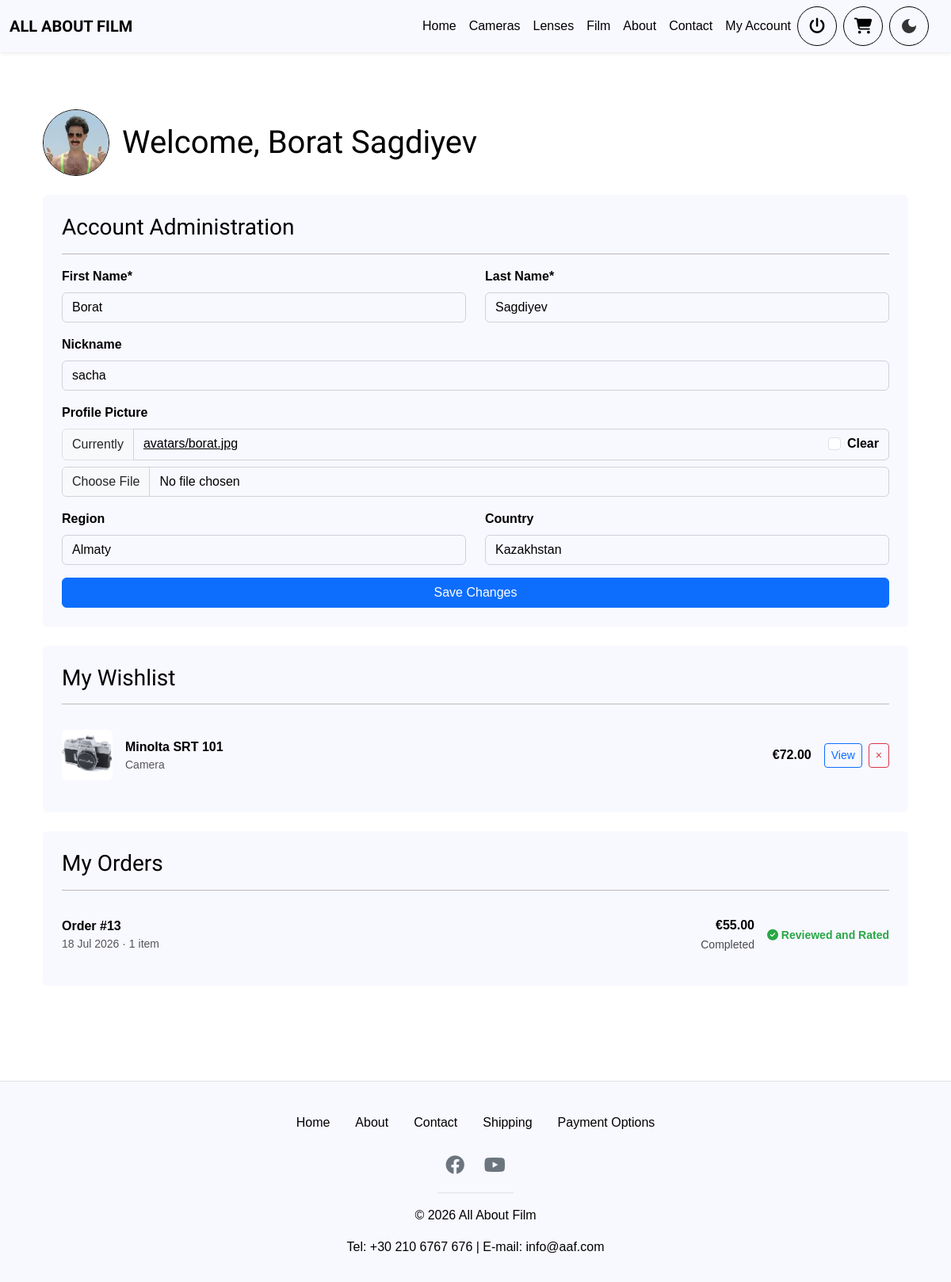
/account/ (signed in), run on an earlier commit of the app's database.
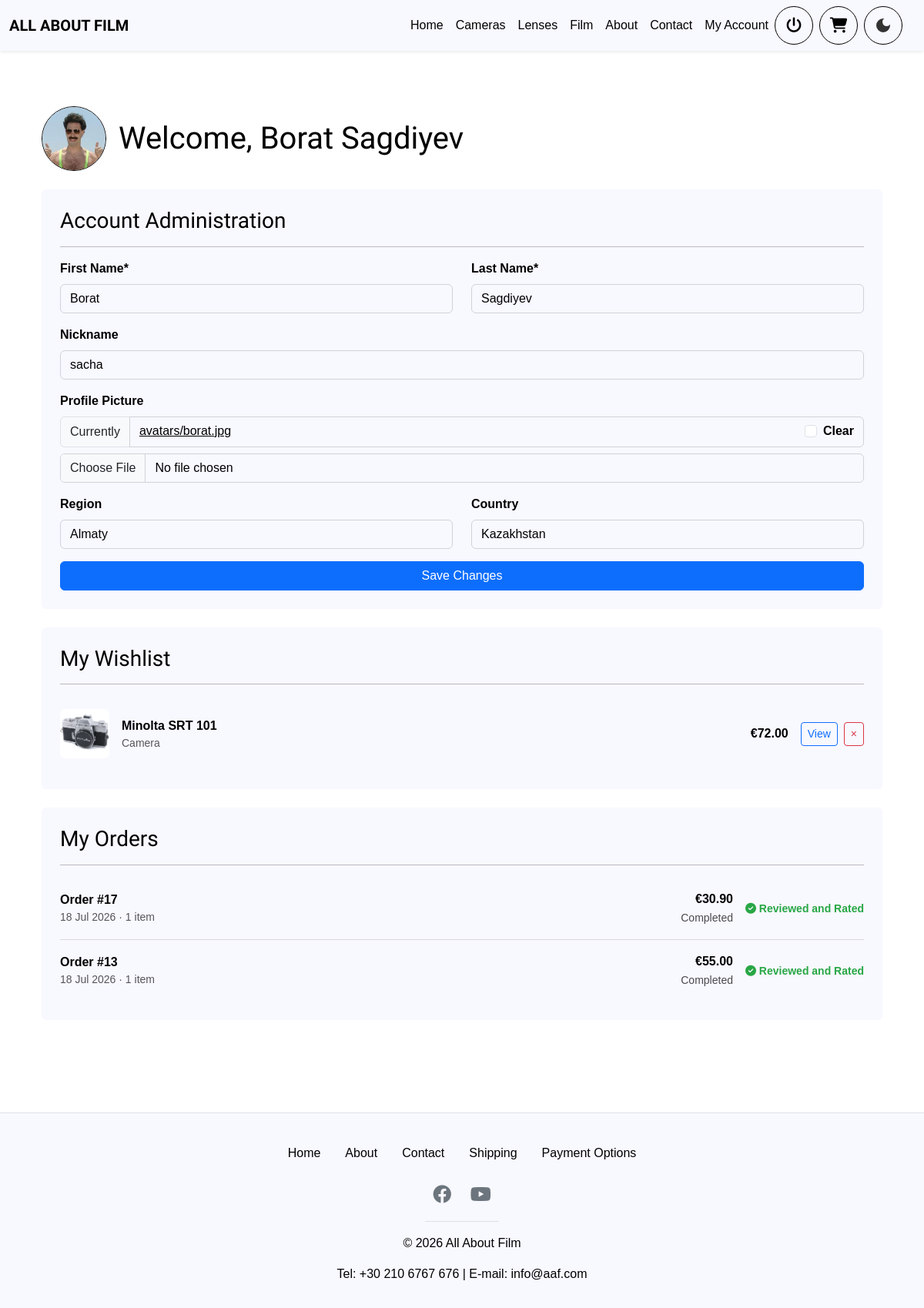
And on a later commit of the database.
### home/models.py (models this page shows, shortened)
class WishlistItem(models.Model):
    user = models.ForeignKey(
        settings.AUTH_USER_MODEL, on_delete=models.CASCADE, related_name='wishlist_items'
    )
    product = models.ForeignKey(Product, on_delete=models.CASCADE)
    added_at = models.DateTimeField(auto_now_add=True)
    class Meta:
        unique_together = [['user', 'product']]
        ordering = ['-added_at']

class ProductImage(models.Model):
    product = models.ForeignKey(
        Product, related_name='images', on_delete=models.CASCADE
    )
    image = models.ImageField(upload_to='products/')
    position = models.PositiveIntegerField(default=0)
    alt_text = models.CharField(max_length=120, blank=True)
    class Meta:
        ordering = ['position']

class Product(models.Model):
    class Category(models.TextChoices):
        CAMERA = 'CAMERA', 'Camera'
        LENS = 'LENS', 'Lens'
        FILM = 'FILM', 'Film'
    code = models.CharField(max_length=10, primary_key=True, editable=False)
    category = models.CharField(max_length=10, choices=Category.choices)
    manufacturer = models.CharField(max_length=50)
    model = models.CharField(max_length=50)
    description = models.TextField(blank=True)
    price = models.DecimalField(max_digits=10, decimal_places=2)
    stock = models.PositiveIntegerField(default=1)
    _CODE_PREFIX = {'CAMERA': 'C', 'LENS': 'L', 'FILM': 'F'}

class Order(models.Model):
    class Status(models.TextChoices):
        PROCESSING = 'PROCESSING', 'Processing'
        SHIPPED = 'SHIPPED', 'Shipped'
        COMPLETED = 'COMPLETED', 'Completed'
    class PaymentMethod(models.TextChoices):
        INSTORE = 'INSTORE', 'Cash/Card in-store'
        CARD = 'CARD', 'Card'
        APPLE_PAY = 'APPLE_PAY', 'Apple Pay'
        GOOGLE_PAY = 'GOOGLE_PAY', 'Google Pay'
        PAYPAL = 'PAYPAL', 'PayPal'
        KLARNA = 'KLARNA', 'Klarna'
        PAY_BY_BANK = 'PAY_BY_BANK', 'Pay By Bank'
    user = models.ForeignKey(
        settings.AUTH_USER_MODEL, on_delete=models.PROTECT, related_name='orders'
    )
    date = models.DateTimeField(auto_now_add=True)
    status = models.CharField(
        max_length=20, choices=Status.choices, default=Status.PROCESSING
    )
    first_name = models.CharField(max_length=50, default='')
    last_name = models.CharField(max_length=50, default='')
    email = models.EmailField(default='')
    phone = models.CharField(max_length=30, default='')
    billing_address = models.CharField(max_length=255, default='')
    billing_region = models.CharField(max_length=100, default='')
    billing_country = models.CharField(max_length=100, default='')
    billing_postal_code = models.CharField(max_length=20, default='')
    shipping_same_as_billing = models.BooleanField(default=True)
    shipping_address = models.CharField(max_length=255, blank=True, default='')
    shipping_region = models.CharField(max_length=100, blank=True, default='')
    shipping_country = models.CharField(max_length=100, blank=True, default='')
    shipping_postal_code = models.CharField(max_length=20, blank=True, default='')
    payment_method = models.CharField(
        max_length=20, choices=PaymentMethod.choices, default=''
    )
    shipping_method = models.ForeignKey(
        'ShippingMethod', on_delete=models.SET_NULL, null=True, blank=True
    )
    shipping_cost = models.DecimalField(max_digits=6, decimal_places=2, default=0)
    subtotal = models.DecimalField(max_digits=10, decimal_places=2, default=0)
    total = models.DecimalField(max_digits=10, decimal_places=2, default=0)
    class Meta:
        ordering = ['-date']

### home/views.py (the view, shortened to what this page needs)
# urls.py: path('account/', views.account, name='account'),
def account(request):
    if request.user.is_authenticated:
        return _account_dashboard(request)

### home/forms.py
class CustomerProfileForm(forms.ModelForm):
    first_name = forms.CharField(
        label="First Name", min_length=2, max_length=50, validators=[name_validator]
    )
    last_name = forms.CharField(
        label="Last Name", min_length=2, max_length=50, validators=[name_validator]
    )
    class Meta:
        model = User
        fields = ["first_name", "last_name", "nickname", "avatar", "region", "country"]
        labels = {"nickname": "Nickname", "avatar": "Profile Picture"}
    def __init__(self, *args, **kwargs):
        super().__init__(*args, **kwargs)
        self.helper = FormHelper()
        self.helper.form_method = "post"
        self.helper.attrs = {"novalidate": ""}
        self.helper.layout = Layout(
            Row(
                Column("first_name", css_class="col-sm-6"),
                Column("last_name", css_class="col-sm-6"),
            ),
            "nickname",
            "avatar",
            Row(
                Column("region", css_class="col-sm-6"),
                Column("country", css_class="col-sm-6"),
            ),
            Submit("profile_submit", "Save Changes", css_class="w-100"),
        )

### home/templates/home/account.html (shortened to what the changed rows need)
{% extends "home/base.html" %}
{% load crispy_forms_tags %}
{% load static_extras %}
{% block content %}
    {% if user.is_authenticated %}
        <div class="container py-5">
            <div class="account-header d-flex align-items-center gap-3 mb-4">
                <h1 class="mb-0">Welcome, {{ user.get_full_name|default:user.username }}</h1>
            </div>
            {% if is_customer %}
                <section class="account-panel p-4 rounded mb-4">
                    <div id="wishlist-items">
                        {% for w in wishlist_items %}
                            <div class="wishlist-row d-flex align-items-center py-3" data-code="{{ w.product.code }}">
                                <div class="cart-thumb me-3">
                                    {% with img=w.product.images.first %}
                                        {% if img %}<img src="{{ img.image.url }}" alt="{{ w.product.model }}">{% else %}<div class="no-image">&mdash;</div>{% endif %}
                                    {% endwith %}
                                </div>
                                <div class="flex-grow-1 pe-2">
                                    <div class="fw-bold">{{ w.product.manufacturer }} {{ w.product.model }}</div>
                                    <div class="text-muted small">{{ w.product.get_category_display }}</div>
                                </div>
                                <div class="fw-bold me-3">&euro;{{ w.product.price|floatformat:2 }}</div>
                                <a href="{% url 'item_detail' w.product.code %}" class="btn btn-sm btn-outline-primary me-2">View</a>
                                <button type="button" class="btn btn-sm btn-outline-danger wishlist-remove" data-code="{{ w.product.code }}" aria-label="Remove from wishlist">&times;</button>
                            </div>
                        {% empty %}
                            <p class="wishlist-empty text-muted mb-0">Your wishlist is empty.</p>
                        {% endfor %}
                    </div>
                </section>
                <section class="account-panel p-4 rounded">
                    {% if orders %}
                        <div class="order-list">
                            {% for order in orders %}
                                <div class="order-row d-flex flex-wrap justify-content-between align-items-center gap-3 py-3">
                                    <a href="{% url 'order_confirmation' order.pk %}" class="order-row-main d-flex justify-content-between align-items-center flex-grow-1 gap-3">
                                        <div>
                                            <div class="fw-bold">Order #{{ order.pk }}</div>
                                            <div class="text-muted small">{{ order.date|date:"d M Y" }} &middot; {{ order.items.count }} item{{ order.items.count|pluralize }}</div>
                                        </div>
                                        <div class="text-end">
                                            <div class="fw-bold">&euro;{{ order.total|floatformat:2 }}</div>
                                            <span class="order-status small">{{ order.get_status_display }}</span>
                                        </div>
                                    </a>
                                    <div class="order-feedback">
                                        {% if not order.has_film %}
                                            <span class="text-muted small" title="Only film products can be reviewed">&mdash;</span>
                                        {% elif order.all_reviewed %}
                                            <span class="feedback-done small"><i class="fas fa-check-circle" aria-hidden="true"></i> Reviewed and Rated</span>
                                        {% else %}
                                            <button type="button" class="btn btn-sm btn-outline-primary feedback-open"
                                                    data-order-id="{{ order.pk }}">
                                                <i class="fas fa-star" aria-hidden="true"></i> Leave Feedback
                                            </button>
                                        {% endif %}
                                    </div>
                                </div>
                            {% endfor %}
                        </div>
                    {% else %}
                        <p class="text-muted mb-0">You haven't placed any orders yet.</p>
                    {% endif %}
                </section>
            {% endif %}
        </div>
    {% endif %}
{% endblock %}

What changed in the data, as far as the page shows it:
added Order: pk "17", date "18 Jul 2026", items.count "1", total "30.90", status "Completed", shows "Reviewed and Rated"
